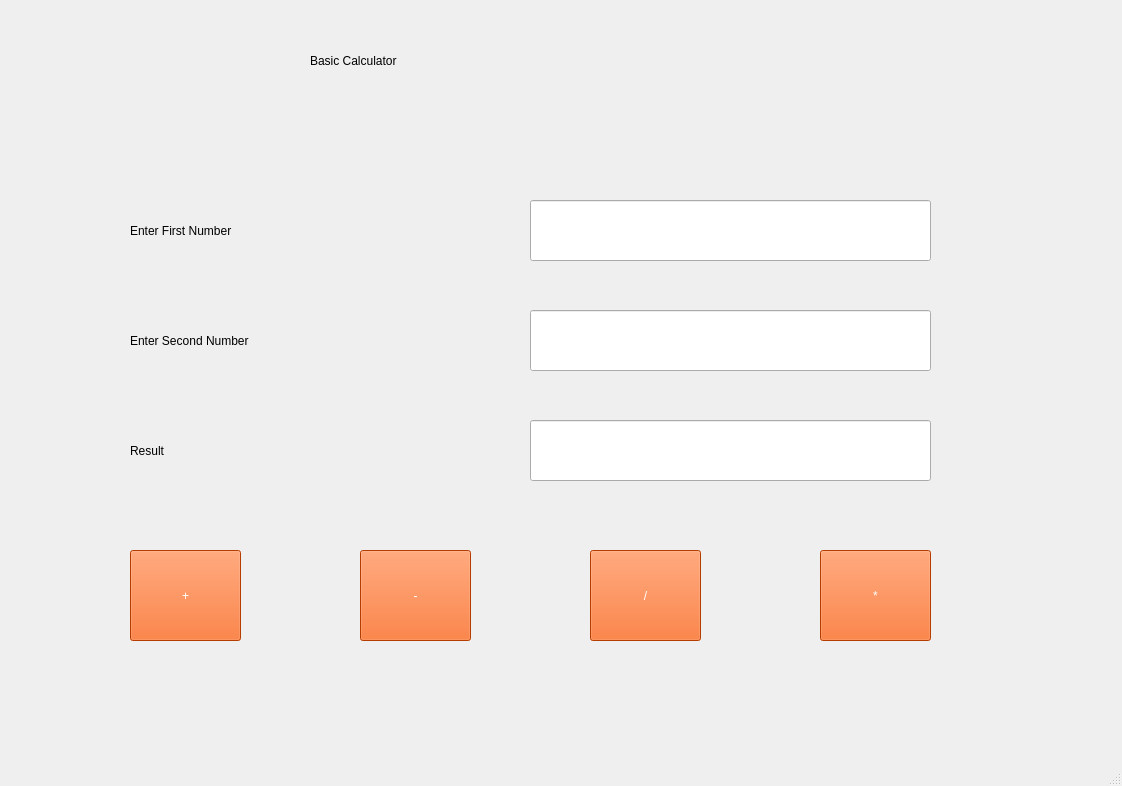
<?xml version="1.0" encoding="UTF-8"?>
<ui version="4.0">
 <class>MainWindow</class>
 <widget class="QMainWindow" name="MainWindow">
  <property name="geometry">
   <rect>
    <x>0</x>
    <y>0</y>
    <width>1122</width>
    <height>786</height>
   </rect>
  </property>
  <property name="windowTitle">
   <string>MainWindow</string>
  </property>
  <widget class="QWidget" name="centralwidget">
   <widget class="QLabel" name="label">
    <property name="geometry">
     <rect>
      <x>310</x>
      <y>20</y>
      <width>571</width>
      <height>81</height>
     </rect>
    </property>
    <property name="styleSheet">
     <string notr="true">font: 48pt &quot;MS Shell Dlg 2&quot;;</string>
    </property>
    <property name="text">
     <string>Basic Calculator</string>
    </property>
   </widget>
   <widget class="QLabel" name="label_2">
    <property name="geometry">
     <rect>
      <x>130</x>
      <y>210</y>
      <width>391</width>
      <height>41</height>
     </rect>
    </property>
    <property name="styleSheet">
     <string notr="true">font: 22pt &quot;MS Shell Dlg 2&quot;;</string>
    </property>
    <property name="text">
     <string>Enter First Number</string>
    </property>
   </widget>
   <widget class="QLabel" name="label_3">
    <property name="geometry">
     <rect>
      <x>130</x>
      <y>320</y>
      <width>391</width>
      <height>41</height>
     </rect>
    </property>
    <property name="styleSheet">
     <string notr="true">font: 22pt &quot;MS Shell Dlg 2&quot;;</string>
    </property>
    <property name="text">
     <string>Enter Second Number</string>
    </property>
   </widget>
   <widget class="QLabel" name="label_4">
    <property name="geometry">
     <rect>
      <x>130</x>
      <y>430</y>
      <width>391</width>
      <height>41</height>
     </rect>
    </property>
    <property name="styleSheet">
     <string notr="true">font: 22pt &quot;MS Shell Dlg 2&quot;;</string>
    </property>
    <property name="text">
     <string>Result</string>
    </property>
   </widget>
   <widget class="QLineEdit" name="lineEdit">
    <property name="geometry">
     <rect>
      <x>530</x>
      <y>200</y>
      <width>401</width>
      <height>61</height>
     </rect>
    </property>
    <property name="styleSheet">
     <string notr="true">font: 20pt &quot;MS Shell Dlg 2&quot;;</string>
    </property>
   </widget>
   <widget class="QLineEdit" name="lineEdit_2">
    <property name="geometry">
     <rect>
      <x>530</x>
      <y>310</y>
      <width>401</width>
      <height>61</height>
     </rect>
    </property>
    <property name="styleSheet">
     <string notr="true">font: 20pt &quot;MS Shell Dlg 2&quot;;</string>
    </property>
   </widget>
   <widget class="QLineEdit" name="lineEdit_3">
    <property name="geometry">
     <rect>
      <x>530</x>
      <y>420</y>
      <width>401</width>
      <height>61</height>
     </rect>
    </property>
    <property name="styleSheet">
     <string notr="true">font: 20pt &quot;MS Shell Dlg 2&quot;;</string>
    </property>
   </widget>
   <widget class="QPushButton" name="pushButton">
    <property name="geometry">
     <rect>
      <x>130</x>
      <y>550</y>
      <width>111</width>
      <height>91</height>
     </rect>
    </property>
    <property name="styleSheet">
     <string notr="true">font: 22pt &quot;MS Shell Dlg 2&quot;;
background-color: rgb(255, 85, 0);
color: rgb(255, 255, 255);
font: 75 28pt &quot;MS Shell Dlg 2&quot;;</string>
    </property>
    <property name="text">
     <string>+</string>
    </property>
   </widget>
   <widget class="QPushButton" name="pushButton_2">
    <property name="geometry">
     <rect>
      <x>360</x>
      <y>550</y>
      <width>111</width>
      <height>91</height>
     </rect>
    </property>
    <property name="styleSheet">
     <string notr="true">font: 22pt &quot;MS Shell Dlg 2&quot;;
background-color: rgb(255, 85, 0);
color: rgb(255, 255, 255);
font: 75 28pt &quot;MS Shell Dlg 2&quot;;</string>
    </property>
    <property name="text">
     <string>-</string>
    </property>
   </widget>
   <widget class="QPushButton" name="pushButton_3">
    <property name="geometry">
     <rect>
      <x>590</x>
      <y>550</y>
      <width>111</width>
      <height>91</height>
     </rect>
    </property>
    <property name="styleSheet">
     <string notr="true">font: 22pt &quot;MS Shell Dlg 2&quot;;
background-color: rgb(255, 85, 0);
color: rgb(255, 255, 255);
font: 75 28pt &quot;MS Shell Dlg 2&quot;;</string>
    </property>
    <property name="text">
     <string>/</string>
    </property>
   </widget>
   <widget class="QPushButton" name="pushButton_4">
    <property name="geometry">
     <rect>
      <x>820</x>
      <y>550</y>
      <width>111</width>
      <height>91</height>
     </rect>
    </property>
    <property name="styleSheet">
     <string notr="true">font: 22pt &quot;MS Shell Dlg 2&quot;;
background-color: rgb(255, 85, 0);
color: rgb(255, 255, 255);
font: 75 28pt &quot;MS Shell Dlg 2&quot;;</string>
    </property>
    <property name="text">
     <string>*</string>
    </property>
   </widget>
  </widget>
  <widget class="QMenuBar" name="menubar">
   <property name="geometry">
    <rect>
     <x>0</x>
     <y>0</y>
     <width>1122</width>
     <height>26</height>
    </rect>
   </property>
  </widget>
  <widget class="QStatusBar" name="statusbar"/>
 </widget>
 <resources/>
 <connections/>
</ui>
